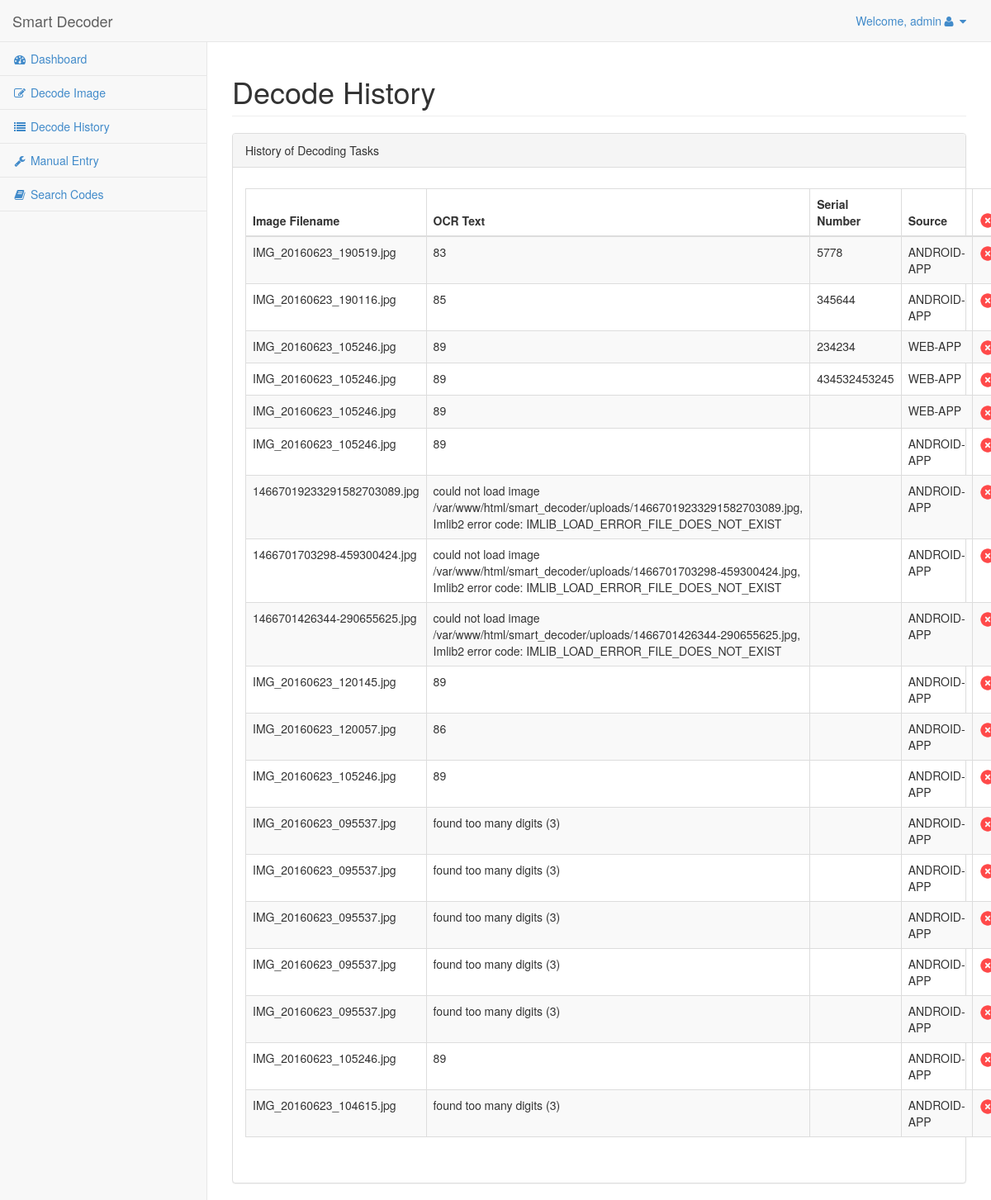
The page /app/index.php?pg=decode_history (signed in) on the database its author committed.
### tables this page shows
CREATE TABLE IF NOT EXISTS `settingsconfig` (
  `sc_id` int(10) NOT NULL AUTO_INCREMENT,
  `sc_site_title` varchar(255) NOT NULL,
  `sc_last_updated` datetime NOT NULL,
  PRIMARY KEY (`sc_id`)
);

CREATE TABLE IF NOT EXISTS `ocr_tasks` (
  `ocr_id` bigint(10) NOT NULL AUTO_INCREMENT COMMENT 'oc',
  `ocr_imgfile` varchar(255) NOT NULL,
  `ocr_text` text NOT NULL,
  `ocr_serial_num` text,
  `ocr_upload_type` varchar(255) NOT NULL DEFAULT 'android_app',
  `created_at` datetime NOT NULL,
  `updated_at` timestamp NOT NULL DEFAULT CURRENT_TIMESTAMP ON UPDATE CURRENT_TIMESTAMP,
  PRIMARY KEY (`ocr_id`)
);

### app/lib/lib.dbConnection.php (called while the page is built, shortened)
<?php
class dbConnection{
	private $host=DB_HOST;
	private $user=DB_USER;
	private $pass=DB_PASSWORD;
	private $lnk;
	function dbConnection(){
		return $this;
	}
	function connect(){
		$this->lnk=mysql_connect($this->host,$this->user,$this->pass);
		return $this->lnk;
	}
	function fireQuery($query,$type="select",$result_type=MYSQL_BOTH){
		$this->result=mysql_query($query,$this->lnk);
		if($this->result){
			if($type=="select"){
				$this->result = $this->makeRowSet($this->result,$result_type);
				if($this->result){
					return $this->result;
				}else{
					return false;
				}
			}elseif($type=="config"){
				return $this->configRow($this->result);
			}elseif($type=="insert"){
				return mysql_insert_id($this->lnk);
			}else{
				return true;
			}
		}else{
			return false;
		}
	}
	function makeRowSet($result,$result_type=MYSQL_BOTH){
		$dataRowSet=array();
		if(mysql_num_rows($result)>0){
			while($row=mysql_fetch_array($result,$result_type)){
				array_push($dataRowSet,$row);
			}
		}else{
			$dataRowSet=NULL;
		}
		return $dataRowSet;
	}
}
?>

### app/config/constants.inc.php (called while the page is built, shortened)
<?php
$dbObj = new dbConnection();
$scQry="select * from settingsconfig where sc_id=1";
$scRes=$dbObj->fireQuery($scQry);
if(isset($scRes) && count($scRes)>0 && $scRes!=false)
{
	$sc_site_title=$scRes[0]['sc_site_title'];
}
?>

### app/pages/decode_history.php (the view, shortened to what this page needs)
<?php
$ocrTasksQry="SELECT * FROM ocr_tasks ORDER BY ocr_id DESC";
$ocrTasksRes=$dbObj->fireQuery($ocrTasksQry);
?>
<div class="row">
    <div class="col-lg-12">
        <h1 class="page-header">Decode History</h1>
    </div>
</div>
<div class="row">
    <div class="col-lg-12">
        <div class="panel panel-default">
        	<div class="panel-heading">
                History of Decoding Tasks
            </div>
            <div class="panel-body">
                <div class="row">
                    <div class="col-lg-12">
                            <table class="table table-striped table-bordered table-hover" style="margin-bottom:0px;">
                            <thead>
                                <tr>
                                <th>Image Filename</th>
                                <th>OCR Text</th>
								<th width="150">Serial Number</th>
								<th width="150">Source</th>
        						<th><img src="images/delete.png" width="20" height="20" /></th>
                              	</tr>
                            </thead>
                            <tbody>
                            <?php
							if(isset($ocrTasksRes) && $ocrTasksRes!=false && count($ocrTasksRes)>0)
							{
								for($k=0;$k<count($ocrTasksRes);$k++)
								{
							?>
                              <tr>
                                <td><?php echo htmlentities($ocrTasksRes[$k]['ocr_imgfile']); ?></td>
                                <td><?php echo htmlentities($ocrTasksRes[$k]['ocr_text']); ?></td>
								<td><?php echo htmlentities($ocrTasksRes[$k]['ocr_serial_num']); ?></td>
								<td><?php echo htmlentities($ocrTasksRes[$k]['ocr_upload_type']); ?></td>
        						<td><a href="?pg=decode_history&ocr_id=<?php echo $ocrTasksRes[$k]['ocr_id'];?>&do=delete"><img src="images/delete.png" width="20" height="20" /></a></td>
                              </tr>
							<?php
								}
							}
							else
							{
							?>
                            <tr>
                                <td colspan="5" style="text-align:center">No Data Available</td>
                             </tr>
                            <?php
							}
							?>
                              </tbody>
                          </table>
						  <br/><br/>
                    </div>
                </div>
            </div>
        </div>
    </div>
</div>

### app/index.php (shortened to what this page needs)
<?php
include_once("lib/lib.dbConnection.php");
include_once("config/constants.inc.php");
$page = "";
if(isset($_GET['pg']) && strlen($_GET['pg'])>0 )
{
	$page=$_GET['pg'];
}
else
{
	$page="default";
}
?>
<!DOCTYPE html>
<html>
<head>
    <link href="css/bootstrap.min.css" rel="stylesheet">
    <link href="font-awesome/css/font-awesome.css" rel="stylesheet">
    <link href="css/sb-admin.css" rel="stylesheet">
	<link href="css/style.css" rel="stylesheet">
    <link href="css/bootstrap_switch/bootstrap3/bootstrap-switch.css" rel="stylesheet">
	<link href="css/pnotify/pnotify.custom.min.css" rel="stylesheet">
</head>
<body>
<?php
if($page=="login")
{
?>
<?php
	include_once("actions.php");
?>
<?php
}else{
?>
<div id="wrapper">
    <nav class="navbar navbar-default navbar-static-top" role="navigation" style="margin-bottom: 0">
        <div class="navbar-header">
            <a class="navbar-brand" href="<?php echo HOME_PAGE; ?>?pg=dashboard"><?php echo $sc_site_title; ?></a>
        </div>
<ul class="nav navbar-top-links navbar-right">
                <li class="dropdown">
                    <a class="dropdown-toggle" data-toggle="dropdown" href="#">
                        Welcome, <?php echo $_SESSION['username']; ?><i class="fa fa-user fa-fw"></i>  <i class="fa fa-caret-down"></i>
                    </a>
                </li>
            </ul>
    </nav>
    <nav class="navbar-default navbar-static-side" role="navigation">
        <div class="sidebar-collapse">
            <ul class="nav" id="side-menu">
                <li>
                    <a href="<?php echo HOME_PAGE; ?>?pg=dashboard"><i class="fa fa-dashboard fa-fw"></i>&nbsp;Dashboard</a>
                </li>
                <li>
                    <a href="<?php echo HOME_PAGE; ?>?pg=decode_image"><i class="fa fa-edit fa-fw"></i>&nbsp;Decode Image</a>
                </li>
				<li>
                    <a href="<?php echo HOME_PAGE; ?>?pg=decode_history"><i class="fa fa-list fa-fw"></i>&nbsp;Decode History</a>
                </li>
                <li>
                    <a href="<?php echo HOME_PAGE; ?>?pg=manual_entry"><i class="fa fa-wrench fa-fw"></i>&nbsp;Manual Entry</a>
                </li>
				<li>
                    <a href="<?php echo HOME_PAGE; ?>?pg=search_codes"><i class="fa fa-book fa-fw"></i>&nbsp;Search Codes</a>
                </li>
            </ul>
        </div>
    </nav>
<div id="page-wrapper">
<?php
	include_once("actions.php");
?>
</div>
</div>
<?php
}
?>
</body>
</html>

### app/actions.php (shortened to what this page needs)
<?php
switch($page)
{
case "decode_history":
$pageRtn=include_once("pages/decode_history.php");
break;
}
?>

### app/css/sb-admin.css (style rules this page uses)
body { background-color: #f8f8f8; }
#wrapper { width: 100%; }
#page-wrapper { padding: 0 15px; min-height: 568px; background-color: #fff; }
@media (min-width:768px) { #page-wrapper { position: inherit; margin: 0 0 0 250px; padding: 0 30px; min-height: 550px; border-left: 1px solid #e7e7e7; } }
.navbar-static-side ul li { border-bottom: 1px solid #e7e7e7; }
.navbar-top-links li { display: inline-block; }
.navbar-top-links li:last-child { margin-right: 15px; }
.navbar-top-links li a { padding: 15px; min-height: 50px; }
@media (min-width:768px) { .navbar-static-side { z-index: 1; position: absolute; width: 250px; } }

### rows shown on the page
settingsconfig: sc_site_title "Smart Decoder"
ocr_tasks: ocr_imgfile "IMG_20160623_190519.jpg", ocr_text "83", ocr_serial_num "5778", ocr_upload_type "ANDROID-APP"
ocr_tasks: ocr_imgfile "IMG_20160623_190116.jpg", ocr_text "85", ocr_serial_num "345644", ocr_upload_type "ANDROID-APP"
ocr_tasks: ocr_imgfile "IMG_20160623_105246.jpg", ocr_text "89", ocr_serial_num "234234", ocr_upload_type "WEB-APP"
ocr_tasks: ocr_imgfile "IMG_20160623_105246.jpg", ocr_text "89", ocr_serial_num "434532453245", ocr_upload_type "WEB-APP"
ocr_tasks: ocr_imgfile "IMG_20160623_105246.jpg", ocr_text "89", ocr_upload_type "WEB-APP"
ocr_tasks: ocr_imgfile "IMG_20160623_105246.jpg", ocr_text "89", ocr_upload_type "ANDROID-APP"
ocr_tasks: ocr_imgfile "14667019233291582703089.jpg", ocr_text "could not load image /var/www/html/smart_decoder/uploads/14667019233291582703089.jpg, Imlib2 error code: IMLIB_LOAD_ERROR_FILE_DOES_NOT_EXIST", ocr_upload_type "ANDROID-APP"
ocr_tasks: ocr_imgfile "1466701703298-459300424.jpg", ocr_text "could not load image /var/www/html/smart_decoder/uploads/1466701703298-459300424.jpg, Imlib2 error code: IMLIB_LOAD_ERROR_FILE_DOES_NOT_EXIST", ocr_upload_type "ANDROID-APP"
ocr_tasks: ocr_imgfile "1466701426344-290655625.jpg", ocr_text "could not load image /var/www/html/smart_decoder/uploads/1466701426344-290655625.jpg, Imlib2 error code: IMLIB_LOAD_ERROR_FILE_DOES_NOT_EXIST", ocr_upload_type "ANDROID-APP"
ocr_tasks: ocr_imgfile "IMG_20160623_120145.jpg", ocr_text "89", ocr_upload_type "ANDROID-APP"
ocr_tasks: ocr_imgfile "IMG_20160623_120057.jpg", ocr_text "86", ocr_upload_type "ANDROID-APP"
ocr_tasks: ocr_imgfile "IMG_20160623_105246.jpg", ocr_text "89", ocr_upload_type "ANDROID-APP"
ocr_tasks: ocr_imgfile "IMG_20160623_095537.jpg", ocr_text "found too many digits (3)", ocr_upload_type "ANDROID-APP"
ocr_tasks: ocr_imgfile "IMG_20160623_095537.jpg", ocr_text "found too many digits (3)", ocr_upload_type "ANDROID-APP"
ocr_tasks: ocr_imgfile "IMG_20160623_095537.jpg", ocr_text "found too many digits (3)", ocr_upload_type "ANDROID-APP"
ocr_tasks: ocr_imgfile "IMG_20160623_095537.jpg", ocr_text "found too many digits (3)", ocr_upload_type "ANDROID-APP"
ocr_tasks: ocr_imgfile "IMG_20160623_095537.jpg", ocr_text "found too many digits (3)", ocr_upload_type "ANDROID-APP"
ocr_tasks: ocr_imgfile "IMG_20160623_105246.jpg", ocr_text "89", ocr_upload_type "ANDROID-APP"
ocr_tasks: ocr_imgfile "IMG_20160623_104615.jpg", ocr_text "found too many digits (3)", ocr_upload_type "ANDROID-APP"

### other values the page prints
$_SESSION['username'] "admin"
